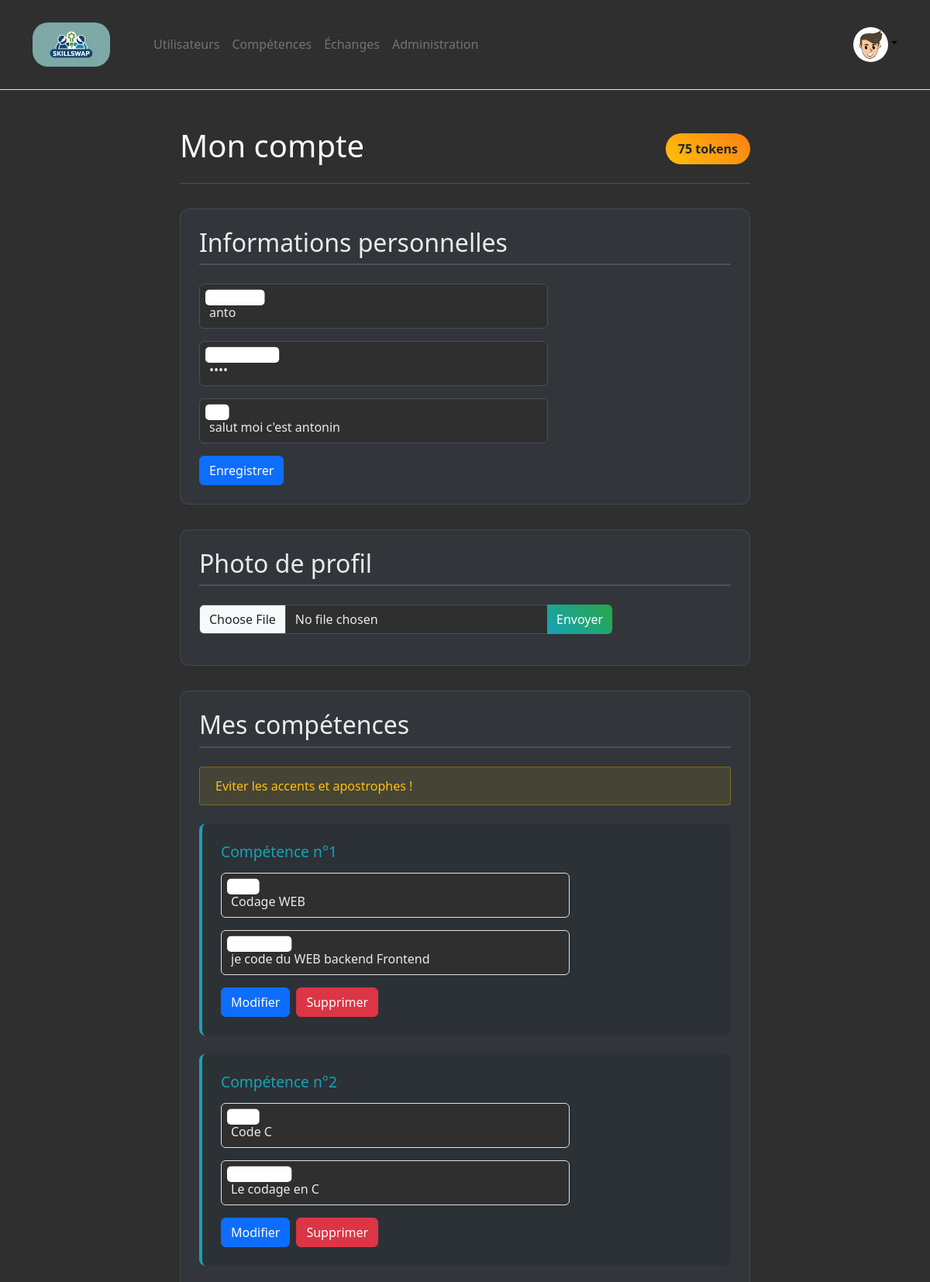
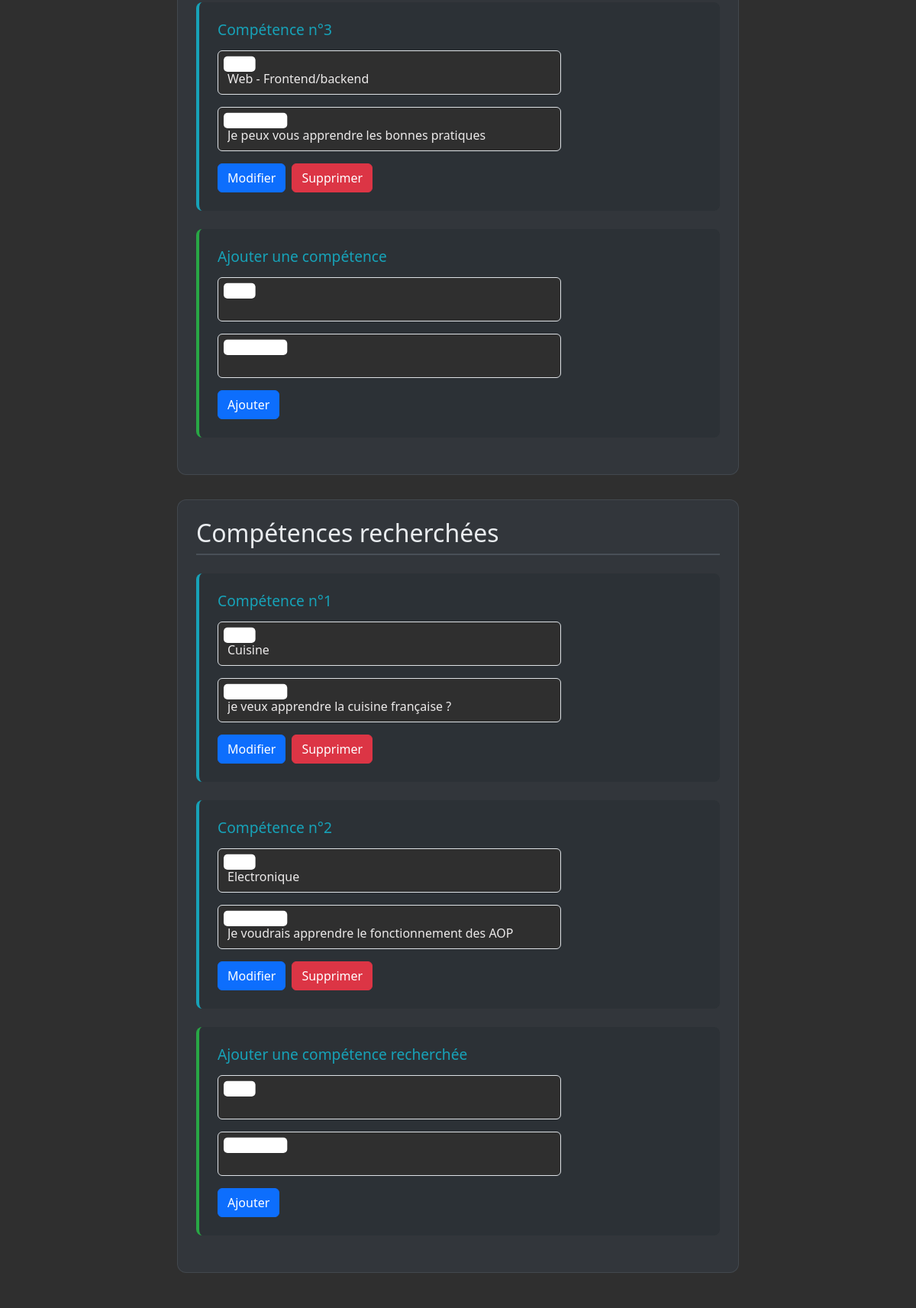
The app's page /?view=account&idUser=1 (signed in, upper part) with its own data (2 pictures, top to bottom).
### tables this page shows
CREATE TABLE `utilisateurs` (
  `id` int(11) NOT NULL,
  `pseudo` varchar(20) NOT NULL,
  `passe` varchar(50) NOT NULL,
  `role` varchar(20) NOT NULL DEFAULT 'user',
  `bio` text NOT NULL DEFAULT '',
  `token` int(11) NOT NULL DEFAULT 100
);

CREATE TABLE `images` (
  `id` int(11) NOT NULL,
  `user_id` int(11) NOT NULL,
  `file_name` varchar(255) NOT NULL,
  `file_path` varchar(500) NOT NULL,
  `uploaded_at` timestamp NULL DEFAULT current_timestamp()
);

CREATE TABLE `competences_acquises` (
  `idComp` int(11) NOT NULL,
  `nom` varchar(30) NOT NULL,
  `description` text NOT NULL,
  `utilisateur` int(11) NOT NULL
);

CREATE TABLE `competences_recherche` (
  `idCompRecherche` int(11) NOT NULL,
  `nom` varchar(30) NOT NULL,
  `description` text NOT NULL,
  `utilisateur` int(11) NOT NULL
);

### libs/maLibUtils.php (called while the page is built, shortened)
<?php
function valider($nom,$type="REQUEST")
{
	switch($type)
	{
		case 'REQUEST':
		if(isset($_REQUEST[$nom]) && !($_REQUEST[$nom] == ""))
			return proteger($_REQUEST[$nom]);
		break;
		case 'SESSION':
		if(isset($_SESSION[$nom]) && !($_SESSION[$nom] == ""))
			return $_SESSION[$nom];
		break;
	}
	return false;
}
function proteger($str)
{
	if (is_array($str))
	{
		$nextTab = array();
		foreach($str as $cle => $val)
		{
			$nextTab[$cle] = addslashes($val);
		}
		return $nextTab;
	}
	else
		return addslashes ($str);
}
?>

### libs/maLibSQL.pdo.php (called while the page is built, shortened)
<?php
function SQLGetChamp($sql)
{
	global $BDD_host;
	global $BDD_base;
	global $BDD_user;
	global $BDD_password;
	try {
		$dbh = new PDO("mysql:host=$BDD_host;dbname=$BDD_base", $BDD_user, $BDD_password);
	} catch (PDOException $e) {
		die("<font color=\"red\">SQLGetChamp: Erreur de connexion : " . $e->getMessage() . "</font>");
	}
	$dbh->exec("SET CHARACTER SET utf8");
	$res = $dbh->query($sql);
	$num = $res->rowCount();
	$res->setFetchMode(PDO::FETCH_NUM);
	$ligne = $res->fetch();
	if ($ligne == false) return false;
	else return $ligne[0];
}
function SQLSelect($sql)
{
 	global $BDD_host;
	global $BDD_base;
 	global $BDD_user;
 	global $BDD_password;
	try {
		$dbh = new PDO("mysql:host=$BDD_host;dbname=$BDD_base", $BDD_user, $BDD_password);
	} catch (PDOException $e) {
		die("<font color=\"red\">SQLSelect: Erreur de connexion : " . $e->getMessage() . "</font>");
	}
	$dbh->exec("SET CHARACTER SET utf8");
	$res = $dbh->query($sql);
	$num = $res->rowCount();
	if ($num==0) return false;
	else return $res;
}
function parcoursRs($result)
{
	$result->setFetchMode(PDO::FETCH_ASSOC);
	while ($ligne = $result->fetch())
		$tab[]= $ligne;
	return $tab;
}
?>

### libs/modele.php (called while the page is built, shortened)
<?php
include_once("maLibSQL.pdo.php");
function isAdmin($idUser)
{
	$SQL ="SELECT id FROM utilisateurs WHERE id='$idUser' AND role='admin';";
	return SQLGetChamp($SQL);
}
function infoUser($idUser){
	$SQL = "SELECT * FROM utilisateurs WHERE id = '$idUser'";
	return parcoursRs(SQLSelect($SQL))[0];
}
function infoUserSkill($idUser){
	$SQL = "SELECT * FROM utilisateurs u JOIN competences_acquises c ON u.id = c.utilisateur WHERE id = '$idUser'";
	return parcoursRs(SQLSelect($SQL));
}
function infoUserSkillRecherche($idUser){
	$SQL = "SELECT * FROM utilisateurs u JOIN competences_recherche c ON u.id = c.utilisateur WHERE id = '$idUser'";
	return parcoursRs(SQLSelect($SQL));
}
function getImagePath($userId) {
    $SQL = "SELECT file_path FROM images WHERE user_id = $userId";
    return SQLGetChamp($SQL);
}
?>

### templates/account.php (the view, shortened to what this page needs)
<?php
if(!(valider("connecte","SESSION") && (valider("idUser") == valider("idUser","SESSION")))) {
    header("Location:./index.php?view=login&msg=" . urlencode("Veuillez vous connectez !"));
} else {
    $infoUser = infoUser(valider("idUser","SESSION"));
    $skill = infoUserSkill(valider("idUser","SESSION"));
    $skillRecherche = infoUserSkillRecherche(valider("idUser","SESSION"));
?>
<div class="account-container">
    <div class="account-header">
        <h1>Mon compte</h1>
        <div class="token-badge"><?php echo $infoUser['token']?> tokens</div>
    </div>
    <div class="account-section">
        <h2>Informations personnelles</h2>
        <form action="controleur.php" class="account-form">
            <div class="form-floating mb-3">
                <input type="text" class="form-control" id="Identifiant" name="login" value="<?php echo $infoUser['pseudo'];?>">
                <label for="Identifiant">Identifiant</label>
            </div>
            <div class="form-floating mb-3">
                <input type="password" class="form-control" id="Password" name="passe" value="<?php echo $infoUser['passe'];?>">
                <label for="Password">Mot de passe</label>
            </div>
            <div class="form-floating mb-3">
                <input type="text" class="form-control" id="Bio" name="bio" value="<?php echo $infoUser['bio'];?>">
                <label for="Bio">Bio</label>
            </div>
            <button type="submit" name="action" value="ModifierUser" class="btn btn-primary">Enregistrer</button>
        </form>
    </div>
    <div class="account-section">
        <h2>Photo de profil</h2>
        <form action="controleur.php?action=EnvoyerImage" method="POST" enctype="multipart/form-data" class="upload-form">
            <div class="input-group">
                <input type="file" class="form-control" name="image" id="grp" required>
                <button class="btn btn-primary" type="submit">Envoyer</button>
            </div>
        </form>
    </div>
    <div class="account-section">
        <h2>Mes compétences</h2>
        <div class="alert alert-warning">Eviter les accents et apostrophes !</div>
        <?php foreach($skill as $i => $competence): ?>
        <div class="competence-card">
            <h3>Compétence n°<?= $i+1 ?></h3>
            <form action="controleur.php">
                <div class="form-floating mb-3">
                    <input type="text" class="form-control" name="nom" value="<?= $competence["nom"] ?>">
                    <label>Nom</label>
                </div>
                <div class="form-floating mb-3">
                    <input type="text" class="form-control" name="desc" value="<?= $competence["description"] ?>">
                    <label>Description</label>
                </div>
                <div class="button-group">
                    <button type="submit" name="action" value="ModifierComp" class="btn btn-primary">Modifier</button>
                    <button type="submit" name="action" value="SuppressionCompAcquise" class="btn btn-danger">Supprimer</button>
                </div>
            </form>
        </div>
        <?php endforeach; ?>
        <div class="competence-card new">
            <h3>Ajouter une compétence</h3>
            <form action="controleur.php">
                <div class="form-floating mb-3">
                    <input type="text" class="form-control" name="nom">
                    <label>Nom</label>
                </div>
                <div class="form-floating mb-3">
                    <input type="text" class="form-control" name="desc">
                    <label>Description</label>
                </div>
                <button type="submit" name="action" value="AjouterComp" class="btn btn-primary">Ajouter</button>
            </form>
        </div>
    </div>
    <div class="account-section">
        <h2>Compétences recherchées</h2>
        <?php foreach($skillRecherche as $i => $competence): ?>
        <div class="competence-card">
            <h3>Compétence n°<?= $i+1 ?></h3>
            <form action="controleur.php">
                <div class="form-floating mb-3">
                    <input type="text" class="form-control" name="nom" value="<?= $competence["nom"] ?>">
                    <label>Nom</label>
                </div>
                <div class="form-floating mb-3">
                    <input type="text" class="form-control" name="desc" value="<?= $competence["description"] ?>">
                    <label>Description</label>
                </div>
                <div class="button-group">
                    <button type="submit" name="action" value="ModifierCompRecherche" class="btn btn-primary">Modifier</button>
                    <button type="submit" name="action" value="SuppressionCompRecherche" class="btn btn-danger">Supprimer</button>
                </div>
            </form>
        </div>
        <?php endforeach; ?>
        <div class="competence-card new">
            <h3>Ajouter une compétence recherchée</h3>
            <form action="controleur.php">
                <div class="form-floating mb-3">
                    <input type="text" class="form-control" name="nom">
                    <label>Nom</label>
                </div>
                <div class="form-floating mb-3">
                    <input type="text" class="form-control" name="desc">
                    <label>Description</label>
                </div>
                <button type="submit" name="action" value="AjouterCompRecherche" class="btn btn-primary">Ajouter</button>
            </form>
        </div>
    </div>
</div>
<link rel="stylesheet" href="Style/account.css">
<?php } ?>

### templates/header.php (shortened to what this page needs)
<!doctype html>
<html lang="en">
  <head>
    <link href="https://cdn.jsdelivr.net/npm/bootstrap@5.3.6/dist/css/bootstrap.min.css" rel="stylesheet">
</head>
  <body>
<header class="p-3 mb-3 border-bottom bg-light" style="background-color: rgb(47, 47, 47) !important;">
  <div class="container">
    <nav class="navbar navbar-expand-lg">
      <a class="navbar-brand me-5" href="?view=accueil" style="color:rgb(236, 234, 234);"><img style="width:100px; border-radius:20px;" src="ressources/skillswap.jpg"></a>
      <div class="collapse navbar-collapse" id="navbarMenu">
        <ul class="navbar-nav me-auto mb-2 mb-lg-0">
          <?php
          if(valider("connecte","SESSION")){
            echo '<li class="nav-item"><a href="?view=recherche_profil" class="nav-link px-2 link-secondary">Utilisateurs</a>';
            echo '</li>';
            echo '<li class="nav-item"><a href="?view=competences" class="nav-link px-2 link-secondary">Compétences</a>';
            echo '</li>';
            echo '<li class="nav-item"><a href="?view=echanges" class="nav-link px-2 link-secondary">Échanges</a>';
            echo '</li>';
            if(isAdmin(valider("idUser","SESSION"))){
              echo '<li class="nav-item"><a href="?view=admin" class="nav-link px-2 link-secondary">Administration</a>';
              echo '</li>';
            }
          }
          ?>
        </ul>
        <div class="d-flex">
          <?php
          if(!valider("connecte","SESSION")){
              echo '<ul class="navbar-nav">';
              echo '<li class="nav-item"><a href="?view=login" class="nav-link px-2 link-secondary">Se connecter</a></li>';
              echo '</ul>';
          } else {
              echo '<div class="dropdown">';
              echo '<a href="#" class="d-block link-body-emphasis text-decoration-none dropdown-toggle" data-bs-toggle="dropdown" aria-expanded="false">';
              $imagePath = getImagePath(valider("idUser", "SESSION"));
              if ($imagePath && file_exists($imagePath)) {
                echo '<img src="' . $imagePath . '" width="45" height="45" class="rounded-circle">';
              } else {
                echo '<img src="ressources/pp.png" width="45" height="45" class="rounded-circle">';
              }
              echo '</a>';
              echo '</div>';
          }
          ?>
        </div>
      </div>
    </nav>
  </div>
</header>
  <div class="container">

### Style/account.css (style rules this page uses)
.account-container { max-width: 800px; margin: 0 auto; padding: 2rem; color: #f8f9fa; }
.account-header { display: flex; justify-content: space-between; align-items: center; margin-bottom: 2rem; padding-bottom: 1rem; border-bottom: 1px solid #495057; }
.token-badge { background: linear-gradient(45deg, #ffc107, #fd7e14); color: #212529; padding: 0.5rem 1rem; border-radius: 20px; font-weight: bold; }
.account-section { background: rgba(52, 58, 64, 0.7); border-radius: 12px; padding: 1.5rem; margin-bottom: 2rem; border: 1px solid rgba(108, 117, 125, 0.3); }
.account-section h2 { color: #e9ecef; margin-bottom: 1.5rem; padding-bottom: 0.5rem; border-bottom: 2px solid #495057; }
.account-form .form-control, .upload-form .form-control { background-color: rgba(40, 45, 50, 0.8); border: 1px solid #495057; color: #f8f9fa; }
.upload-form .input-group { margin-bottom: 1rem; }
.upload-form .btn { background: linear-gradient(45deg, #17a2b8, #28a745); border: none; }
.competence-card { background: rgba(40, 45, 50, 0.6); border-radius: 8px; padding: 1.5rem; margin-bottom: 1.5rem; border-left: 4px solid #17a2b8; }
.competence-card.new { border-left-color: #28a745; }
.competence-card h3 { color: #17a2b8; font-size: 1.2rem; margin-bottom: 1rem; }
.button-group { display: flex; gap: 0.5rem; }
.alert-warning { color: #ffc107; background-color: rgba(255, 193, 7, 0.1); border: 1px solid rgba(255, 193, 7, 0.3); padding: 0.75rem 1.25rem; border-radius: 0.25rem; margin-bottom: 1.5rem; }

### templates/header.php (style rules this page uses)
body { background-color: rgb(47, 47, 47) !important; color : rgb(236, 234, 234) !important; }
label { color : rgb(255, 255, 255) !important; }
input { background-color: rgb(47, 47, 47) !important; color : rgb(236, 234, 234) !important; max-width : 450px !important; }

### records on screen
utilisateurs: id.file_path (picture), token "75", login "anto", bio "salut moi c'est antonin"
competences_acquises: nom "Codage WEB", desc "je code du WEB backend Frontend"
competences_acquises: nom "Code C", desc "Le codage en C"
competences_acquises: nom "Web - Frontend/backend", desc "Je peux vous apprendre les bonnes pratiques"
competences_recherche: nom "Cuisine", desc "je veux apprendre la cuisine française ?"
competences_recherche: nom "Electronique", desc "Je voudrais apprendre le fonctionnement des AOP"
